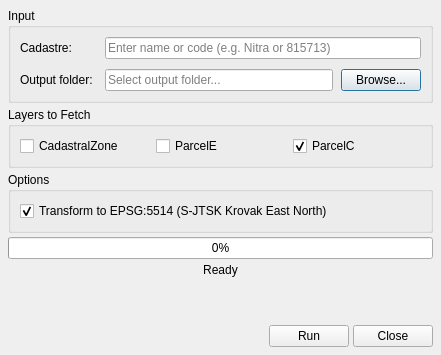
<?xml version="1.0" encoding="UTF-8"?>
<ui version="4.0">
 <class>katasterDialogBase</class>
 <widget class="QDialog" name="katasterDialogBase">
  <property name="geometry">
   <rect>
    <x>0</x>
    <y>0</y>
    <width>441</width>
    <height>355</height>
   </rect>
  </property>
  <property name="windowTitle">
   <string>kataster</string>
  </property>
  <layout class="QVBoxLayout" name="verticalLayout">
   <property name="spacing">
    <number>4</number>
   </property>
   <property name="leftMargin">
    <number>8</number>
   </property>
   <property name="topMargin">
    <number>8</number>
   </property>
   <property name="rightMargin">
    <number>8</number>
   </property>
   <property name="bottomMargin">
    <number>8</number>
   </property>
   <item>
    <widget class="QGroupBox" name="inputGroup">
     <property name="title">
      <string>Input</string>
     </property>
     <layout class="QFormLayout" name="inputFormLayout">
      <property name="horizontalSpacing">
       <number>12</number>
      </property>
      <property name="verticalSpacing">
       <number>10</number>
      </property>
      <item row="0" column="0">
       <widget class="QLabel" name="label_cadastre">
        <property name="text">
         <string>Cadastre:</string>
        </property>
       </widget>
      </item>
      <item row="0" column="1">
       <widget class="QLineEdit" name="cadastre_input">
        <property name="placeholderText">
         <string>Enter name or code (e.g. Nitra or 815713)</string>
        </property>
       </widget>
      </item>
      <item row="1" column="0">
       <widget class="QLabel" name="label_output_path">
        <property name="text">
         <string>Output folder:</string>
        </property>
       </widget>
      </item>
      <item row="1" column="1">
       <layout class="QHBoxLayout" name="pathLayout">
        <property name="spacing">
         <number>8</number>
        </property>
        <item>
         <widget class="QLineEdit" name="output_path_input">
          <property name="readOnly">
           <bool>true</bool>
          </property>
          <property name="placeholderText">
           <string>Select output folder...</string>
          </property>
         </widget>
        </item>
        <item>
         <widget class="QPushButton" name="browse_button">
          <property name="text">
           <string>Browse...</string>
          </property>
         </widget>
        </item>
       </layout>
      </item>
     </layout>
    </widget>
   </item>
   <item>
    <widget class="QGroupBox" name="layersGroup">
     <property name="title">
      <string>Layers to Fetch</string>
     </property>
     <layout class="QHBoxLayout" name="horizontalLayout">
      <property name="spacing">
       <number>8</number>
      </property>
      <item>
       <widget class="QCheckBox" name="zoning_checkbox">
        <property name="text">
         <string>CadastralZone</string>
        </property>
        <property name="checked">
         <bool>false</bool>
        </property>
       </widget>
      </item>
      <item>
       <widget class="QCheckBox" name="parcel_e_checkbox">
        <property name="text">
         <string>ParcelE</string>
        </property>
        <property name="checked">
         <bool>false</bool>
        </property>
       </widget>
      </item>
      <item>
       <widget class="QCheckBox" name="parcel_c_checkbox">
        <property name="text">
         <string>ParcelC</string>
        </property>
        <property name="checked">
         <bool>true</bool>
        </property>
       </widget>
      </item>
     </layout>
    </widget>
   </item>
   <item>
    <widget class="QGroupBox" name="optionsGroup">
     <property name="title">
      <string>Options</string>
     </property>
     <layout class="QVBoxLayout" name="optionsLayout">
      <property name="spacing">
       <number>8</number>
      </property>
      <item>
       <widget class="QCheckBox" name="transform_crs_checkbox">
        <property name="toolTip">
         <string>Transform data from EPSG:4258 (ETRS89) to EPSG:5514 (S-JTSK Krovak East North)</string>
        </property>
        <property name="text">
         <string>Transform to EPSG:5514 (S-JTSK Krovak East North)</string>
        </property>
        <property name="checked">
         <bool>true</bool>
        </property>
       </widget>
      </item>
     </layout>
    </widget>
   </item>
   <item>
    <widget class="QProgressBar" name="progress_bar">
     <property name="value">
      <number>0</number>
     </property>
     <property name="textVisible">
      <bool>true</bool>
     </property>
    </widget>
   </item>
   <item>
    <widget class="QLabel" name="status_label">
     <property name="text">
      <string>Ready</string>
     </property>
     <property name="alignment">
      <set>Qt::AlignCenter</set>
     </property>
    </widget>
   </item>
   <item>
    <spacer name="verticalSpacer">
     <property name="orientation">
      <enum>Qt::Vertical</enum>
     </property>
     <property name="sizeHint" stdset="0">
      <size>
       <width>20</width>
       <height>20</height>
      </size>
     </property>
    </spacer>
   </item>
   <item>
    <layout class="QHBoxLayout" name="horizontalLayout_3">
     <property name="topMargin">
      <number>0</number>
     </property>
     <item>
      <spacer name="horizontalSpacer">
       <property name="orientation">
        <enum>Qt::Horizontal</enum>
       </property>
       <property name="sizeHint" stdset="0">
        <size>
         <width>40</width>
         <height>20</height>
        </size>
       </property>
      </spacer>
     </item>
     <item>
      <widget class="QPushButton" name="load_button">
       <property name="text">
        <string>Run</string>
       </property>
      </widget>
     </item>
     <item>
      <widget class="QPushButton" name="button_box_2">
       <property name="text">
        <string>Close</string>
       </property>
      </widget>
     </item>
    </layout>
   </item>
  </layout>
 </widget>
 <resources/>
 <connections>
  <connection>
   <sender>button_box_2</sender>
   <signal>clicked()</signal>
   <receiver>katasterDialogBase</receiver>
   <slot>reject()</slot>
   <hints>
    <hint type="sourcelabel">
     <x>20</x>
     <y>20</y>
    </hint>
    <hint type="destinationlabel">
     <x>20</x>
     <y>20</y>
    </hint>
   </hints>
  </connection>
 </connections>
</ui>
